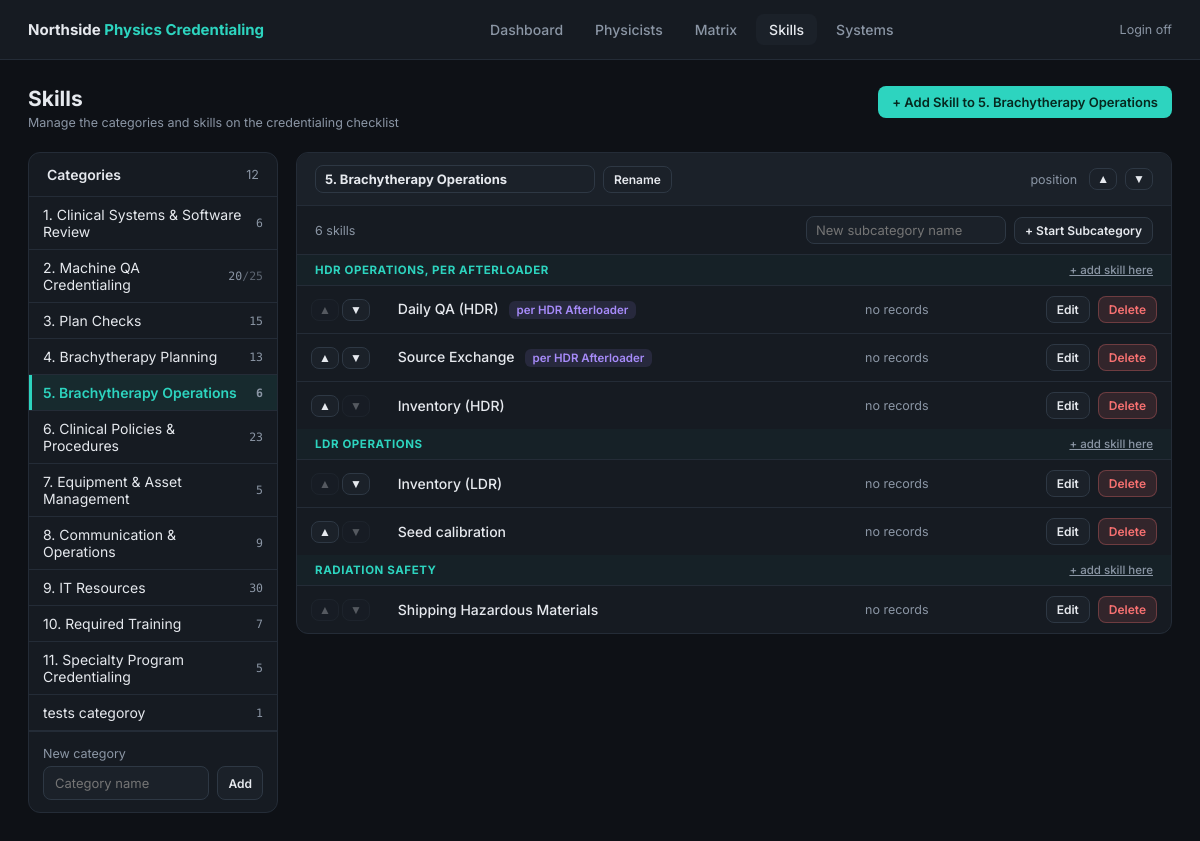
The page /skills/?category=5 on the database as committed earlier.
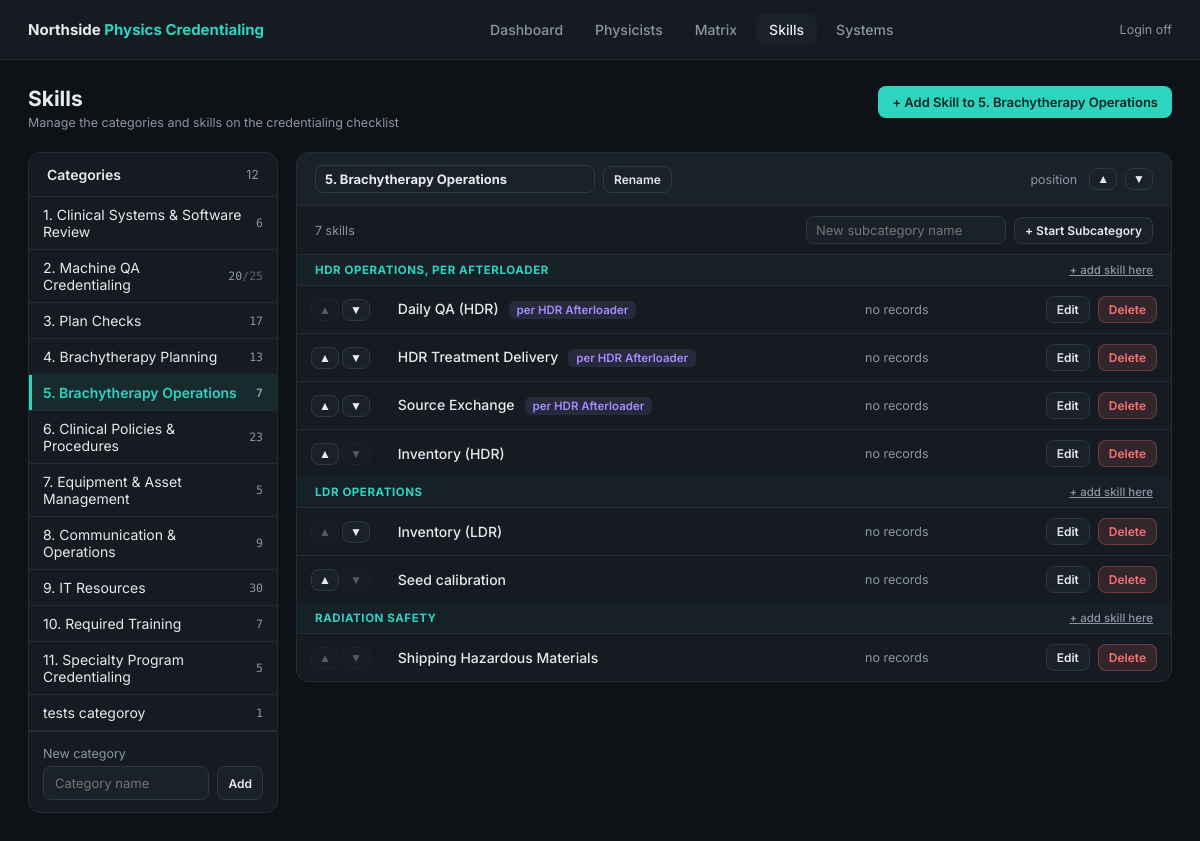
The same page on the database as committed later.
### credentialing/models.py (models this page shows, shortened)
class SkillCategory(models.Model):
    name = models.CharField(max_length=200, unique=True)
    order = models.PositiveIntegerField(default=0)
    class Meta:
        ordering = ['order', 'name']
        verbose_name_plural = 'skill categories'

class Skill(models.Model):
    category = models.ForeignKey(SkillCategory, on_delete=models.CASCADE, related_name='skills')
    subcategory = models.CharField(max_length=200, blank=True,
                                   help_text="Optional grouping within the category (e.g. 'Daily QA', 'HDR Operations')")
    name = models.CharField(max_length=250)
    order = models.PositiveIntegerField(default=0)
    as_applicable = models.BooleanField(
        default=False,
        help_text="Skill only applies to some physicists (e.g. Gamma Knife, MR-Linac)")
    renewal_months = models.PositiveIntegerField(
        null=True, blank=True,
        help_text="If set, the credential expires this many months after completion "
                  "(12 = annual training, 3 = quarterly). Blank = never expires.")
    system_type = models.CharField(
        max_length=10, blank=True, choices=TreatmentSystem.TYPE_CHOICES,
        help_text="If set, this skill is credentialed separately on each active system of "
                  "this type (e.g. once per linac). Blank = a single checkbox.")
    requirement = models.TextField(
        blank=True,
        help_text="Minimum cases, who proctors, and any guidance shown above the checklist "
                  "(e.g. 'Minimum 4 cases: 2 observed, 2 proctored with a senior physicist').")
    min_cases = models.PositiveIntegerField(
        null=True, blank=True,
        help_text="Number of logged cases needed before sign-off. Blank = no case log target.")
    is_active = models.BooleanField(default=True)
    class Meta:
        ordering = ['category__order', 'order', 'name']
        unique_together = [('category', 'subcategory', 'name')]
    @property
    def is_per_system(self):
        return bool(self.system_type)

### credentialing/views.py (the view)
# urls.py: path('skills/', views.skill_list, name='skill_list'),
@admin_required
def skill_list(request):
    show_inactive = request.GET.get('inactive') == '1'
    all_categories = list(SkillCategory.objects.prefetch_related('skills'))
    selected = None
    wanted = request.GET.get('category', '')
    for cat in all_categories:
        if str(cat.pk) == wanted:
            selected = cat
    if selected is None and all_categories:
        selected = all_categories[0]
    sidebar = []
    for cat in all_categories:
        skills = list(cat.skills.all())
        sidebar.append({
            'category': cat,
            'active_count': sum(1 for s in skills if s.is_active),
            'total_count': len(skills),
            'is_selected': selected is not None and cat.pk == selected.pk,
        })
    groups, inactive_count, skill_count = [], 0, 0
    if selected is not None:
        seen = {}
        skills = list(selected.skills.prefetch_related('credentials'))
        for skill in skills:
            if not skill.is_active:
                inactive_count += 1
                if not show_inactive:
                    continue
            skill_count += 1
            key = skill.subcategory
            if key not in seen:
                seen[key] = {'subcategory': key, 'skills': []}
                groups.append(seen[key])
            seen[key]['skills'].append({
                'skill': skill,
                'credential_count': sum(1 for c in skill.credentials.all()
                                        if c.status != 'not_started'),
            })
        for g in groups:
            rows = g['skills']
            for i, row in enumerate(rows):
                row['is_first'] = i == 0
                row['is_last'] = i == len(rows) - 1
    idx = next((i for i, c in enumerate(all_categories) if selected and c.pk == selected.pk), -1)
    return render(request, 'credentialing/skill_list.html', {
        'sidebar': sidebar,
        'selected': selected,
        'selected_is_first': idx == 0,
        'selected_is_last': idx == len(all_categories) - 1,
        'selected_total': len(selected.skills.all()) if selected else 0,
        'groups': groups,
        'skill_count': skill_count,
        'inactive_count': inactive_count,
        'show_inactive': show_inactive,
        'is_admin': True,
    })

### credentialing/views.py (called while the page is built, shortened)
def admin_required(view):
    @wraps(view)
    def wrapper(request, *args, **kwargs):
        if not login_enabled():
            return view(request, *args, **kwargs)
    return wrapper

### credentialing/templates/credentialing/skill_list.html (shortened to what the changed rows need)
{% extends "credentialing/base.html" %}
{% block content %}
<div class="page-header">
  <div>
    <h1>Skills</h1>
    <p class="text-muted text-sm mt-1">Manage the categories and skills on the credentialing checklist</p>
  </div>
  {% if selected %}<a href="/skills/add/?category={{ selected.pk }}" class="btn btn-primary">+ Add Skill to {{ selected.name }}</a>{% endif %}
</div>
<div class="split">
  <div class="card" style="margin-bottom:0;">
    <ul class="side-list">
      {% for item in sidebar %}
      <li><a href="/skills/?category={{ item.category.pk }}{% if show_inactive %}&inactive=1{% endif %}" {% if item.is_selected %}class="active"{% endif %}>
        <span>{{ item.category.name }}</span>
        <span class="count">{{ item.active_count }}{% if item.total_count != item.active_count %}<span style="opacity:.6;">/{{ item.total_count }}</span>{% endif %}</span>
      </a></li>
      {% empty %}
      <li class="empty-state" style="padding:14px;">No categories yet.</li>
      {% endfor %}
    </ul>
  </div>
  <div>
  {% if selected %}
    <div class="card">
      <div class="cat-header flex items-center gap-2" style="justify-content:space-between;flex-wrap:wrap;">
        <form method="post" action="/skills/categories/{{ selected.pk }}/rename/" class="flex items-center gap-2">{% csrf_token %}
          <input name="name" value="{{ selected.name }}" class="form-control" style="width:280px;font-weight:700;padding:5px 9px;" required>
          <button type="submit" class="btn btn-ghost btn-sm">Rename</button>
        </form>
        <div class="flex items-center gap-2">
          <span class="text-muted text-sm" style="font-weight:400;margin-right:4px;">position</span>
          <form method="post" action="/skills/categories/{{ selected.pk }}/move/up/">{% csrf_token %}<button class="btn btn-ghost btn-icon" title="Move category up" {% if selected_is_first %}disabled{% endif %}>&#9650;</button></form>
          <form method="post" action="/skills/categories/{{ selected.pk }}/move/down/">{% csrf_token %}<button class="btn btn-ghost btn-icon" title="Move category down" {% if selected_is_last %}disabled{% endif %}>&#9660;</button></form>
        </div>
      </div>
      <div class="flex items-center gap-2" style="padding:10px 18px;border-bottom:1px solid var(--border);justify-content:space-between;flex-wrap:wrap;">
        <span class="text-muted text-sm">{{ skill_count }} skill{{ skill_count|pluralize }}
        </span>
        <form method="get" action="/skills/add/" class="flex items-center gap-2">
          <input name="subcategory" class="form-control" placeholder="New subcategory name" style="width:200px;padding:5px 9px;" required>
          <button type="submit" class="btn btn-ghost btn-sm">+ Start Subcategory</button>
        </form>
      </div>
      {% for g in groups %}
        {% if g.subcategory %}
        <div class="sub-header flex items-center" style="justify-content:space-between;">
          <span>{{ g.subcategory }}</span>
          <a href="/skills/add/?category={{ selected.pk }}&subcategory={{ g.subcategory|urlencode }}" class="text-muted" style="text-transform:none;letter-spacing:0;font-weight:500;">+ add skill here</a>
        </div>
        {% elif groups|length > 1 %}
        <div class="sub-header" style="color:var(--muted);">General</div>
        {% endif %}
        <div class="table-wrap"><table>
          <tbody>
          {% for row in g.skills %}
            <tr id="skill-{{ row.skill.pk }}" {% if not row.skill.is_active %}style="opacity:.55;"{% endif %}>
              <td style="width:70px;white-space:nowrap;">
                <div class="flex gap-1" style="gap:3px;">
                  <form method="post" action="/skills/{{ row.skill.pk }}/move/up/">{% csrf_token %}<button class="btn btn-ghost btn-icon" title="Move up" {% if row.is_first %}disabled{% endif %}>&#9650;</button></form>
                  <form method="post" action="/skills/{{ row.skill.pk }}/move/down/">{% csrf_token %}<button class="btn btn-ghost btn-icon" title="Move down" {% if row.is_last %}disabled{% endif %}>&#9660;</button></form>
                </div>
              </td>
              <td>
                <span style="font-weight:500;">{{ row.skill.name }}</span>
                {% if row.skill.is_per_system %}<span class="sys-tag type" style="margin-left:6px;">per {{ row.skill.get_system_type_display }}</span>{% endif %}
              </td>
              <td style="width:170px;" class="text-muted text-sm">
                {% if row.credential_count %}{{ row.credential_count }} physicist{{ row.credential_count|pluralize }} recorded{% else %}no records{% endif %}
              </td>
              <td style="width:150px;">
                <div class="flex gap-2" style="justify-content:flex-end;">
                  <a href="/skills/{{ row.skill.pk }}/edit/" class="btn btn-ghost btn-sm">Edit</a>
                  <form method="post" action="/skills/{{ row.skill.pk }}/delete/"
                        onsubmit="return confirm('Delete \'{{ row.skill.name|escapejs }}\'?')">
                    <button class="btn btn-danger btn-sm">Delete</button>
                  </form>
                </div>
              </td>
            </tr>
          {% endfor %}
          </tbody>
        </table></div>
      {% endfor %}
    </div>
  {% else %}
    <div class="card"><div class="empty-state" style="text-align:center;padding:2.5rem;">No categories yet — create one on the left to get started.</div></div>
  {% endif %}
  </div>
</div>
{% endblock %}

Rows that differ between the two databases and show on the page:
computed for SkillCategory "5. Brachytherapy Operations": active_count "6" → "7"
computed for SkillCategory "3. Plan Checks": active_count "15" → "17"
added Skill: skill.name "HDR Treatment Delivery", skill.system_type "HDR Afterloader", shown under "HDR OPERATIONS, PER AFTERLOADER"
Other text that changed with them:
{{ skill_count }}: "6" → "7"
